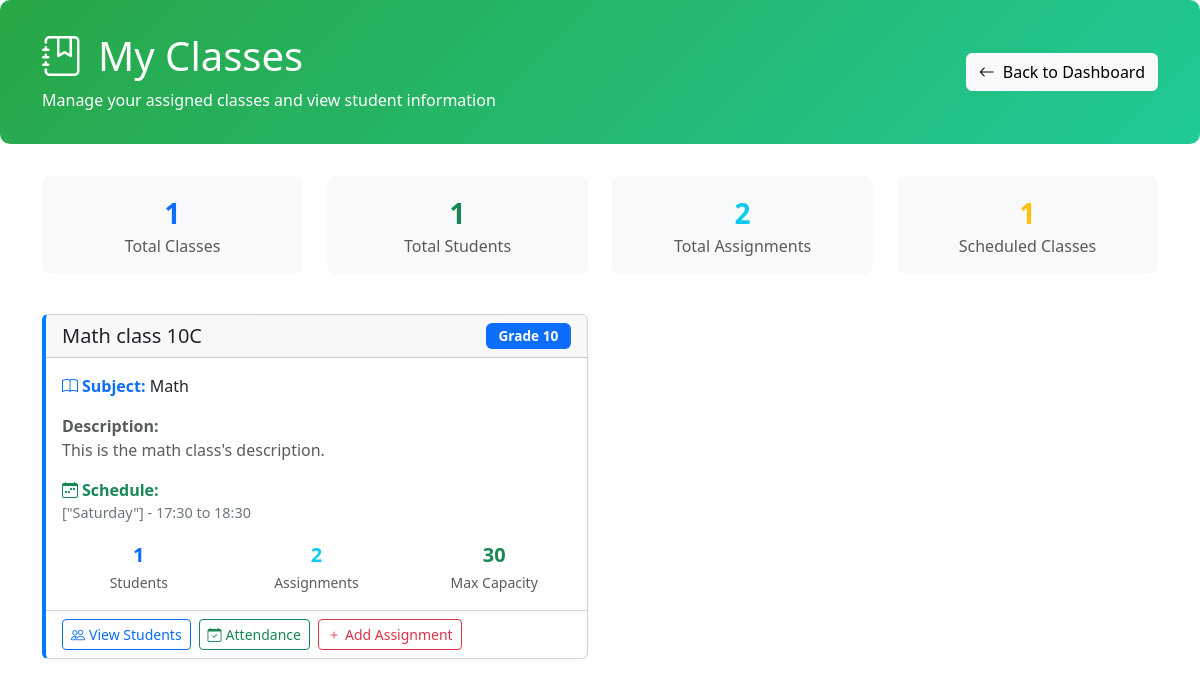
/teacher/my_classes (signed in), run on the app's committed database.
### tables this page shows
CREATE TABLE classes (
    id INTEGER PRIMARY KEY AUTOINCREMENT,
    name TEXT NOT NULL,
    subject TEXT,
    grade_level TEXT,
    teacher_id INTEGER,
    description TEXT,
    created_at TIMESTAMP DEFAULT CURRENT_TIMESTAMP,
    type TEXT DEFAULT 'regular',
    status TEXT DEFAULT 'active',
    schedule_days TEXT,
    schedule_time_start TEXT,
    schedule_time_end TEXT,
    section TEXT,
    schedule_pdf_path TEXT,
    meeting_link TEXT,
    max_students INTEGER DEFAULT 30,
    created_by INTEGER,
    updated_by INTEGER,
    updated_on DATETIME,
    created_on DATETIME,
    FOREIGN KEY (teacher_id) REFERENCES users (id)
);

### routes/teacher.py (the view)
@teacher_bp.route('/my_classes')
def my_classes():
    if 'role' not in session or session['role'] != 'teacher':
        return redirect(url_for('auth.login'))
    teacher_id = session.get('user_id')
    conn = get_db()
    cur = conn.cursor()
    try:
        cur.execute('''
            SELECT c.id, c.name, c.subject, c.grade_level, c.description, c.section,
                   c.schedule_days, c.schedule_time_start, c.schedule_time_end, c.max_students,
                   COUNT(DISTINCT scm.student_id) as student_count,
                   COUNT(DISTINCT a.id) as assignment_count
            FROM classes c
            JOIN teacher_class_map tcm ON c.id = tcm.class_id
            LEFT JOIN student_class_map scm ON c.id = scm.class_id
            LEFT JOIN assignments a ON c.id = a.class_id
            WHERE tcm.teacher_id = ?
            GROUP BY c.id, c.name, c.subject, c.grade_level, c.description, c.section,
                     c.schedule_days, c.schedule_time_start, c.schedule_time_end, c.max_students
            ORDER BY c.name
        ''', (teacher_id,))
        classes = []
        for row in cur.fetchall():
            classes.append({
                'id': row[0],
                'name': row[1],
                'subject': row[2] or 'No Subject',
                'grade_level': row[3],
                'description': row[4],
                'section': row[5],
                'schedule_days': row[6],
                'schedule_time_start': row[7],
                'schedule_time_end': row[8],
                'max_students': row[9] or 0,
                'student_count': row[10] or 0,
                'assignment_count': row[11] or 0
            })
    except Exception as e:
        flash(f"Error loading classes: {str(e)}", 'error')
        classes = []
    finally:
        conn.close()
    return render_template('teacher/my_classes.html', classes=classes)

### routes/teacher.py (called while the page is built)
def get_db():
    return sqlite3.connect('users.db')

### templates/teacher/my_classes.html (shortened to what this page needs)
<!DOCTYPE html>
<html lang="en">
<head>
    <link href="https://cdn.jsdelivr.net/npm/bootstrap@5.3.0/dist/css/bootstrap.min.css" rel="stylesheet">
    <link href="https://cdn.jsdelivr.net/npm/bootstrap-icons@1.10.0/font/bootstrap-icons.css" rel="stylesheet">
</head>
<body>
    <div class="page-header">
        <div class="container">
            <div class="row align-items-center">
                <div class="col-md-8">
                    <h1 class="mb-2">
                        <i class="bi bi-journal-bookmark me-3"></i>My Classes
                    </h1>
                    <p class="mb-0 opacity-90">Manage your assigned classes and view student information</p>
                </div>
                <div class="col-md-4 text-md-end">
                    <a href="{{ url_for('teacher.dashboard') }}" class="btn btn-light">
                        <i class="bi bi-arrow-left me-2"></i>Back to Dashboard
                    </a>
                </div>
            </div>
        </div>
    </div>
    <div class="container">
        {% if classes %}
        <div class="row mb-4">
            <div class="col-md-3 mb-3">
                <div class="stats-item">
                    <div class="text-primary fs-3 fw-bold">{{ classes|length }}</div>
                    <div class="text-muted">Total Classes</div>
                </div>
            </div>
            <div class="col-md-3 mb-3">
                <div class="stats-item">
                    <div class="text-success fs-3 fw-bold">{{ classes|sum(attribute='student_count') }}</div>
                    <div class="text-muted">Total Students</div>
                </div>
            </div>
            <div class="col-md-3 mb-3">
                <div class="stats-item">
                    <div class="text-info fs-3 fw-bold">{{ classes|sum(attribute='assignment_count') }}</div>
                    <div class="text-muted">Total Assignments</div>
                </div>
            </div>
            <div class="col-md-3 mb-3">
                <div class="stats-item">
                    <div class="text-warning fs-3 fw-bold">{{ classes|selectattr('schedule_days')|list|length }}</div>
                    <div class="text-muted">Scheduled Classes</div>
                </div>
            </div>
        </div>
        {% endif %}
        <div class="row">
            {% if classes %}
                {% for class in classes %}
                <div class="col-lg-6 mb-4">
                    <div class="card class-card h-100">
                        <div class="card-header d-flex justify-content-between align-items-center">
                            <h5 class="mb-0">{{ class.name }}</h5>
                            <div class="d-flex gap-2">
                                {% if class.grade_level %}
                                <span class="badge bg-primary grade-badge">Grade {{ class.grade_level }}</span>
                                {% endif %}
                            </div>
                        </div>
                        <div class="card-body">
                            {% if class.subject %}
                            <div class="mb-3">
                                <strong class="text-primary">
                                    <i class="bi bi-book me-1"></i>Subject:
                                </strong>
                                {{ class.subject }}
                            </div>
                            {% endif %}
                            {% if class.description %}
                            <div class="mb-3">
                                <strong class="text-muted">Description:</strong>
                                <p class="text-muted mb-0">{{ class.description }}</p>
                            </div>
                            {% endif %}
                            {% if class.schedule_days %}
                            <div class="mb-3">
                                <strong class="text-success">
                                    <i class="bi bi-calendar-week me-1"></i>Schedule:
                                </strong>
                                <div class="schedule-time">
                                    {{ class.schedule_days }}
                                    {% if class.schedule_time_start and class.schedule_time_end %}
                                        - {{ class.schedule_time_start }} to {{ class.schedule_time_end }}
                                    {% endif %}
                                </div>
                            </div>
                            {% endif %}
                            <div class="row mt-3">
                                <div class="col-4 text-center">
                                    <div class="text-primary fs-5 fw-bold">{{ class.student_count }}</div>
                                    <small class="text-muted">Students</small>
                                </div>
                                <div class="col-4 text-center">
                                    <div class="text-info fs-5 fw-bold">{{ class.assignment_count }}</div>
                                    <small class="text-muted">Assignments</small>
                                </div>
                                <div class="col-4 text-center">
                                    <div class="text-success fs-5 fw-bold">{{ class.max_students }}</div>
                                    <small class="text-muted">Max Capacity</small>
                                </div>
                            </div>
                        </div>
                        <div class="card-footer bg-transparent">
                            <div class="d-flex gap-2 flex-wrap">
                                <a href="{{ url_for('teacher.submissions') }}?class_id={{ class.id }}" class="btn btn-outline-primary btn-sm">
                                    <i class="bi bi-people me-1"></i>View Students
                                </a>
                                <a href="{{ url_for('teacher.my_attendance') }}?class_id={{ class.id }}" class="btn btn-outline-success btn-sm">
                                    <i class="bi bi-calendar-check me-1"></i>Attendance
                                </a>
                                <a href="{{ url_for('teacher.homework') }}?class_id={{ class.id }}" class="btn btn-outline-danger btn-sm">
                                    <i class="bi bi-plus me-1"></i>Add Assignment
                                </a>
                            </div>
                        </div>
                    </div>
                </div>
                {% endfor %}
            {% endif %}
        </div>
    </div>
</body>
</html>

### templates/teacher/my_classes.html (style rules this page uses)
.class-card { border-left: 4px solid #007bff; transition: all 0.3s ease; }
.grade-badge { font-size: 0.85rem; padding: 0.4rem 0.8rem; }
.schedule-time { font-size: 0.9rem; color: #6c757d; }
.stats-item { text-align: center; padding: 1rem; border-radius: 8px; background: #f8f9fa; }
.page-header { background: linear-gradient(135deg, #28a745, #20c997); color: white; padding: 2rem 0; margin-bottom: 2rem; border-radius: 10px; }

### data on the page
classes: name "Math class 10C", grade_level "10", subject "Math", description "This is the math class's description.", schedule_days "[\"Saturday\"]", schedule_time_start "17:30", schedule_time_end "18:30", student_count "1", assignment_count "2", max_students "30"

### other printed values
{{ classes|length }} "1"
{{ classes|sum(attribute='student_count') }} "1"
{{ classes|sum(attribute='assignment_count') }} "2"
{{ classes|selectattr('schedule_days')|list|length }} "1"
